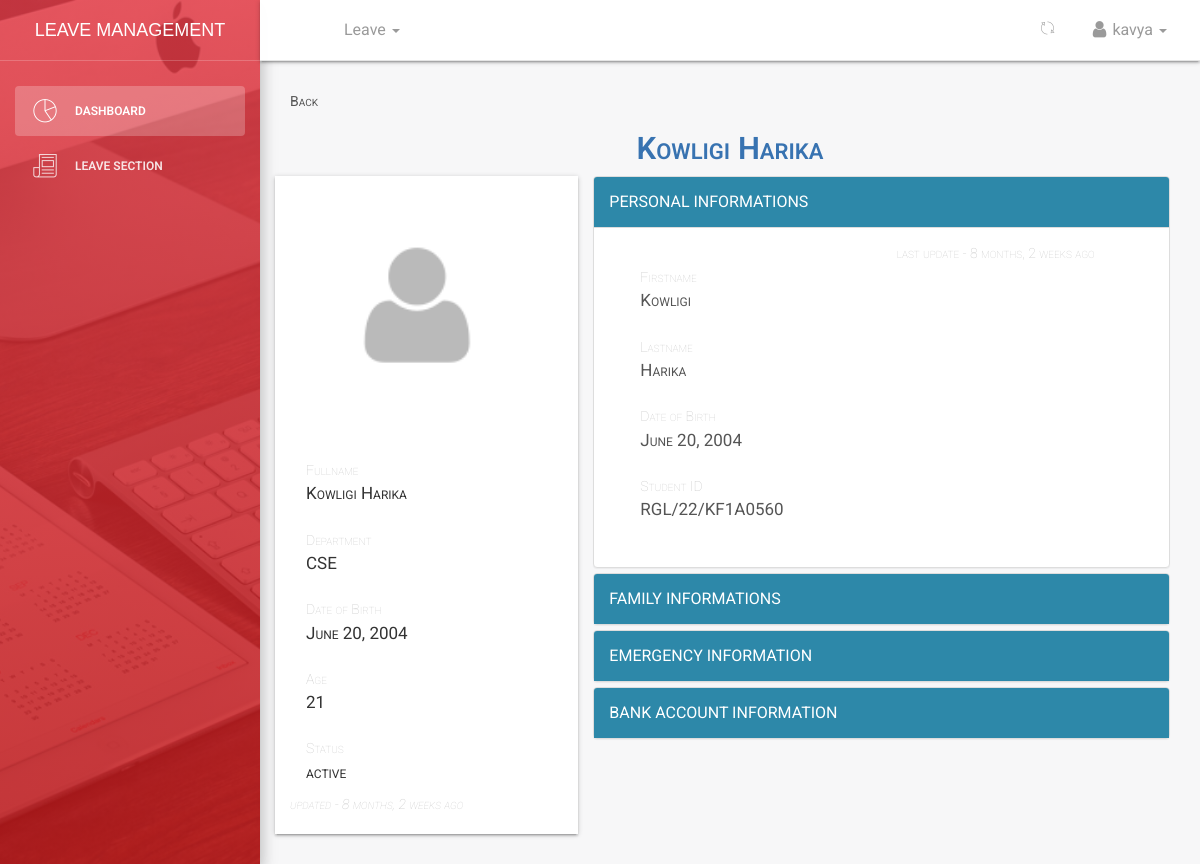
The page /dashboard/student/profile/2/ (signed in) on the database its author committed.
### student/models.py (models this page shows, shortened)
class Student(models.Model):
    MALE = 'male'
    FEMALE = 'female'
    OTHER = 'other'
    NOT_KNOWN = 'Not Known'
    GENDER = (
    (MALE,'Male'),
    (FEMALE,'Female'),
    (OTHER,'Other'),
    (NOT_KNOWN,'Not Known'),
    )
    user = models.ForeignKey(User,on_delete=models.CASCADE,default=1)
    image = models.FileField(_('Profile Image'),upload_to='profiles',default='default.png',blank=True,null=True,help_text='upload image size less than 2.0MB')#work on path username-date/image
    firstname = models.CharField(_('Firstname'),max_length=125,null=False,blank=False)
    lastname = models.CharField(_('Lastname'),max_length=125,null=False,blank=False)
    othername = models.CharField(_('Othername (optional)'),max_length=125,null=True,blank=True)
    birthday = models.DateField(_('Birthday'),blank=False,null=False)
    department =  models.ForeignKey(Department,verbose_name =_('Department'),on_delete=models.SET_NULL,null=True,default=None)
    studentid = models.CharField(_('Student ID Number'),max_length=10,null=True,blank=True)
    is_blocked = models.BooleanField(_('Is Blocked'),help_text='button to toggle employee block and unblock',default=False)
    is_deleted = models.BooleanField(_('Is Deleted'),help_text='button to toggle employee deleted and undelete',default=False)
    created = models.DateTimeField(verbose_name=_('Created'),auto_now_add=True,null=True)
    updated = models.DateTimeField(verbose_name=_('Updated'),auto_now=True,null=True)
    objects = Studentmanager()
    class Meta:
        verbose_name = _('Student')
        verbose_name_plural = _('Students')
        ordering = ['-created']
    @property
    def get_full_name(self):
        fullname = ''
        firstname = self.firstname
        lastname = self.lastname
        othername = self.othername
        if (firstname and lastname) or othername is None:
            fullname = firstname +' '+ lastname
            return fullname
        elif othername:
            fullname = firstname + ' '+ lastname +' '+othername
            return fullname
        return
    @property
    def get_age(self):
        current_year = datetime.date.today().year
        dateofbirth_year = self.birthday.year
        if dateofbirth_year:
            return current_year - dateofbirth_year
        return

class Department(models.Model):
    name = models.CharField(max_length=125)
    description = models.CharField(max_length=125,null=True,blank=True)
    created = models.DateTimeField(verbose_name=_('Created'),auto_now_add=True)
    updated = models.DateTimeField(verbose_name=_('Updated'),auto_now=True)
    class Meta:
        verbose_name = _('Department')
        verbose_name_plural = _('Departments')
        ordering = ['name','created']
    def __str__(self):
        return self.name

### dashboard/views.py (the view)
# urls.py: path('student/profile/<int:id>/',views.dashboard_student_info,name='studentinfo'),
def dashboard_student_info(request,id):
	if not request.user.is_authenticated:
		return redirect('/')
	student = get_object_or_404(Student, id = id)
	dataset = dict()
	dataset['student'] = student
	dataset['title'] = 'profile - {0}'.format(student.get_full_name)
	return render(request,'dashboard/student_detail.html',dataset)

### student/wardens.py (called while the page is built)
    def get_queryset(self):
        return super().get_queryset().filter(is_deleted=False)

### templates/dashboard/student_detail.html (shortened to what this page needs)
{% extends '_layout.html' %}
{% load humanize %}
 {% block navheader %}
 	{% include 'includes/navheader_student_app.html' %}
 {% endblock %}
 {% block content %}
        <section class="content">
            <section class="container-fluid">
              <section class="row">
                <section class="col col-lg-12">
                  <span><a href="{{request.META.HTTP_REFERER|escape}}" style="color:#565656;">Back</a></span>
                </section>
              </section>
                      <section class="row">
                        <section class="col col-lg-12 col-md-12  col-sm-12">
                        </section>
                    </section>
            		<section class="row">
            			<section class="text-center">
            				<h3><span class="employee-name-title">{{ student.get_full_name}}</span></h3>
            			</section>
            		</section>
                	<section class="row">
                	<section class="col col-lg-4 col-md-4 col-sm-12 profile-wrapper">
                    {% if student.image %}
      						  <img src="{{ student.image.url}}" class="img-fluid rounded-circle-image" >
                    {% else %}
                    <img src="/media/default.png" class="img-fluid rounded-circle-image" />
                    {% endif %}
        						  <section class="text-centered" style="margin-top: 3px;">
            							<ul class="list-group">
              					  		<li class="list-group-item"><span>Fullname</span> <div>{{ student.get_full_name }}</div></li>
                              <li class="list-group-item"><span>Department</span> <div>{{ student.department}}</div></li>
              					  		<li class="list-group-item"><span>Date of Birth</span> <div>{{ student.birthday}}</div></li>
                              <li class="list-group-item"><span>Age </span><div>{{ student.get_age }}</div></li>
              					  		{% if employee.is_blocked %}
              					  		<li class="list-group-item"><span>Status</span> <div>Inactive</div></li>
              					  		{% else %}
              					  		<li class="list-group-item"><span>Status</span><div> active</div></li>
              					  		{% endif %}
                              <div>
                                <span style="font-style: italic;">updated - {{student.updated|naturaltime}}</span>
                              </div>
            							</ul>
        						  </section>
						        </section>
              			<section class="col col-lg-8" >
                     <div class="panel-group" id="accordion" role="tablist" aria-multiselectable="true">
                        <div class="panel panel-default">
                          <div class="panel-heading" role="tab" id="headingOne">
                            <h4 class="panel-title">
                              <a role="button" data-toggle="collapse" data-parent="#accordion" href="#collapseOne" aria-expanded="true" aria-controls="collapseOne">
                                PERSONAL INFORMATIONS
                              </a>
                            </h4>
                          </div>
                          <div id="collapseOne" class="panel-collapse collapse in" role="tabpanel" aria-labelledby="headingOne">
                            <div class="panel-body">
                              <div class="container-fluid">
                                <div class="row">
                                  <div class="col col-lg-6">
                                        {% if student %}
                                          <div class="list-group" id="list-tab" role="tablist">
                                            {% if student.firstname %}
                                            <a class="list-group-item list-group-item-action" id="list-profile-list" data-toggle="list" href="" role="tab" aria-controls=""><span>Firstname</span> <div> {{ student.firstname}} </div>
                                            </a>
                                            {% endif %}
                                            {% if student.lastname %}
                                            <a class="list-group-item list-group-item-action" id="list-profile-list" data-toggle="list" href="" role="tab" aria-controls=""><span>Lastname</span> <div> {{ student.lastname }} </div>
                                            </a>
                                            {% endif %}
                                            {% if student.birthday %}
                                            <a class="list-group-item list-group-item-action" id="list-settings-list" data-toggle="list" href="" role="tab" aria-controls=""><span>Date of Birth</span><div>{{ student.birthday}}</div></a>
                                            {% endif %}
                                            {% if student.studentid %}
                                            <a class="list-group-item list-group-item-action" id="list-settings-list" data-toggle="list" href="" role="tab" aria-controls=""><span>Student ID</span> <div>{{ student.studentid }}</div></a>
                                            {% endif %}
                                          </div>
                                        {% else %}
                                        <h4>No Information found,to add click <a href="{% url 'dashboard:familycreate' %}">here</a></h4>
                                        {% endif %}
                                  </div>
                                  <div class="col col-lg-6">
                                           <div>
                                            <span>last update - {{student.updated|naturaltime }}</span>
                                          </div>
                                  </div>
                                </div>
                              </div>
                            </div>
                          </div>
                        </div>
                        <div class="panel panel-default">
                          <div class="panel-heading" role="tab" id="headingTwo">
                            <h4 class="panel-title">
                              <a role="button" data-toggle="collapse" data-parent="#accordion" href="#collapseTwo" aria-expanded="true" aria-controls="collapseTwo">
                                FAMILY INFORMATIONS
                              </a>
                            </h4>
                          </div>
                        </div>
                        <div class="panel panel-default">
                          <div class="panel-heading" role="tab" id="headingThree">
                            <h4 class="panel-title">
                              <a class="collapsed" role="button" data-toggle="collapse" data-parent="#accordion" href="#collapseThree" aria-expanded="false" aria-controls="collapseThree">
                               EMERGENCY INFORMATION
                              </a>
                            </h4>
                          </div>
                        </div>
                        <div class="panel panel-default">
                          <div class="panel-heading" role="tab" id="headingFour">
                            <h4 class="panel-title">
                              <a class="collapsed" role="button" data-toggle="collapse" data-parent="#accordion" href="#collapseFour" aria-expanded="false" aria-controls="collapseFour">
                                 BANK ACCOUNT INFORMATION
                              </a>
                            </h4>
                          </div>
                        </div>
                      </div>
                		</section>
                 	</section>
            </section>
        </section>
 {% endblock %}

### templates/includes/navheader_student_app.html (shortened to what this page needs)
 {% load static %}
 <nav class="navbar navbar-default navbar-fixed shadow">
            <div class="container-fluid">
                <div class="collapse navbar-collapse">
                    <ul class="nav navbar-nav navbar-left">
                        <li>
                            <a href="" class="dropdown-toggle" data-toggle="dropdown">
                            </a>
                        </li>
                        <li class="dropdown">
                        <a href="" class="dropdown-toggle" data-toggle="dropdown">
                                    <p>
                                        Leave
                                        <b class="caret"></b>
                                    </p>
                              </a>
                        </li>
                    </ul>
                    <ul class="nav navbar-nav navbar-right">
                        <li class="dropdown">
                              <a href="" class="dropdown-toggle refresh-page" data-toggle="dropdown" title="Refresh Current Page">
                                    <i class="pe-7s-refresh-2"></i>
                              </a>
                        </li>
                        <li class="dropdown">
                              <a href="" class="dropdown-toggle" data-toggle="dropdown">
                                    <p>
                                        <i class="fa fa-user"></i> {{ request.user}}
                                        <b class="caret"></b>
                                    </p>
                              </a>
                        </li>
                    </ul>
                </div>
            </div>
        </nav>

### rows shown on the page
Student: get_full_name "Kowligi Harika", image (placeholder picture), department "CSE", birthday "June 20, 2004", get_age "21", updated "8 months, 2 weeks ago", firstname "Kowligi", lastname "Harika", studentid "RGL/22/KF1A0560"

### other values the page prints
{{ request.user }} "kavya"
